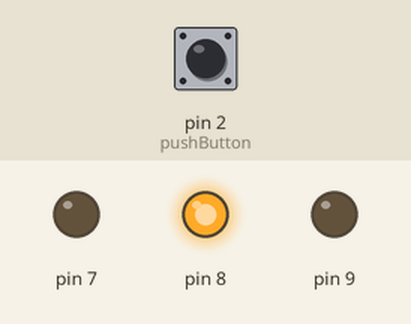
Simulated run of this sketch. Board: Arduino Uno, built with avr-gcc and run on an emulated ATmega328P. On the bench: output pins drawn as LEDs (lit = HIGH). Inputs (shaded band) come from the test bench; at power-on: pin 2 (pushButton) LOW.

Above: at 1.2 s.
1.3 s: pin 2 (pushButton) pulled HIGH for 0.15 s
At 3.6 s:
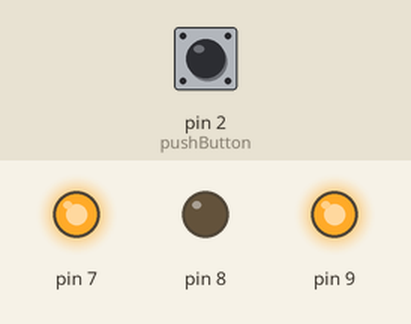
4.3 s: pin 2 (pushButton) pulled HIGH for 1 s
At 5.9 s:
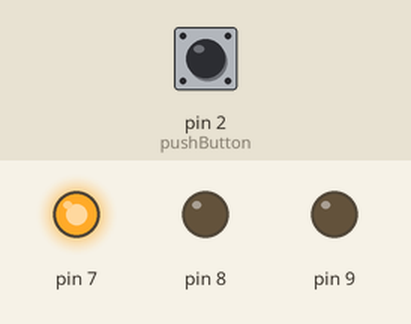
7.3 s: pin 2 (pushButton) pulled HIGH for 0.15 s
At 9.4 s:
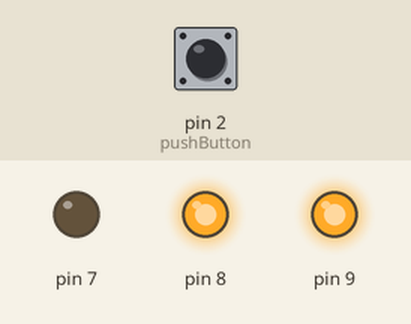
Timing chart, 0 to 10.9 s (numbered marks = the images above; inputs shaded):
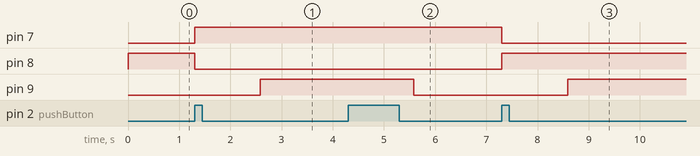

Measured:
- after the input at 1.3 s, pin 7: LOW → HIGH at once; pin 8: HIGH → LOW at once; pin 9: LOW → HIGH after 1.3 s
- after the input at 4.3 s, pin 9: HIGH → LOW after 1.3 s
- after the input at 7.3 s, pin 7: HIGH → LOW at once; pin 8: LOW → HIGH at once; pin 9: LOW → HIGH after 1.3 s

The sketch:

gitBT.ino
```cpp
//botão
int pushButton = 2;
//verificação do botão
int pBstatus;
// teste do botão
int teste = 1;
//controles dos botões
int verifica1 = 0; // para e começa a rotação
int verifica2 = 1; //muda o sentido da rotação
//controle da velocidade
int i = 0;
int espera =5; //config do delay

void setup() {

  //motores//
  //pinos HIGH e LOW
  pinMode(7, OUTPUT);
  pinMode(8, OUTPUT);
  //enable - controla a velocidade
  pinMode(9, OUTPUT);

  //botão//
  pinMode(pushButton, INPUT);

}

void loop() {

  verifica();

//SENTIDO 1
  while (verifica2 == 1 && i <= 255 && verifica1 == 1) {

    //motor1
    digitalWrite(7, HIGH);
    analogWrite(9, i);
    digitalWrite(8, LOW);

    i++;
    delay(espera);
    verifica();
   }

//SENTIDO 2
  while (verifica2 == 2 && i <= 255 && verifica1 == 1) {

    //motor1
    digitalWrite(8, HIGH);
    analogWrite(9, i);
    digitalWrite(7, LOW);

    i++;
    delay(espera);
    verifica();
   }

// PARAR SENTIDO 1
  while (verifica1 == 0 && i >= 0 && verifica2 == 2) {
    //motor1
    digitalWrite(7, HIGH);
    analogWrite(9, i);
    digitalWrite(8, LOW);
    //motor2
    i--;
    delay(espera);
    verifica();
   }

// PARAR SENTIDO 2
  while (verifica1 == 0 && i >= 0 && verifica2 == 1) {
    //motor1
    digitalWrite(8, HIGH);
    analogWrite(9, i);
    digitalWrite(7, LOW);
    //motor2
    i--;
    delay(espera);
    verifica();
   }


}

void verifica(){
  pBstatus = digitalRead(pushButton);
  if(pBstatus == HIGH && teste == 1) {

    if(verifica1 == 1) {
      verifica1 = 0; //para
    } else {
      verifica1 = 1;//prossegue
    }

    if (verifica1 == 0) {
      if(verifica2 == 1) {
        verifica2 = 2;
      } else {
       verifica2 = 1;
      }
    }

    teste = 0;
  }

  if (pBstatus == LOW) {
   teste = 1;
  }
}
```
